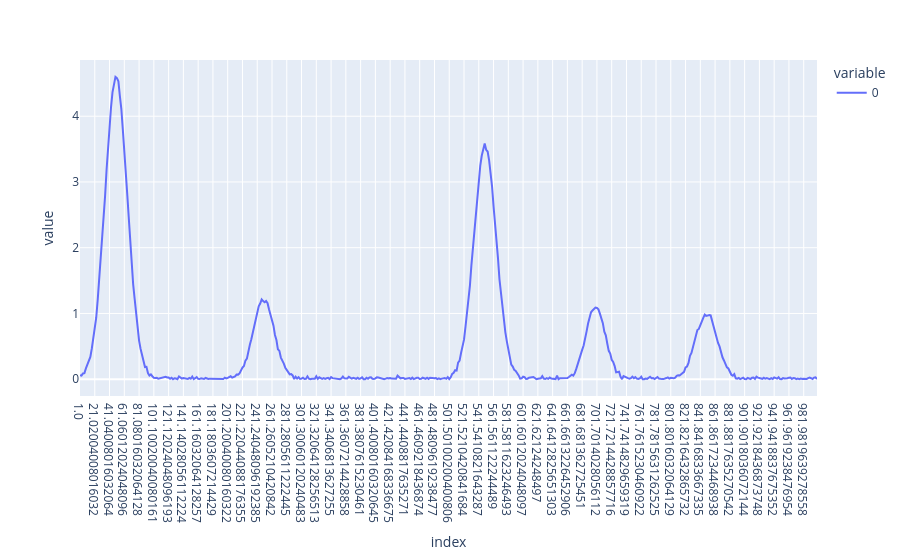

The code cell stored with this chart in its notebook:
### Code cell
pd.options.plotting.backend = 'plotly' # setting plotly as the backend for pandas plotting 
plsda_results[4].T.plot()

### Figure 1 — Plotly figure (JSON) as saved in the notebook; plotly's stock layout.template omitted (floating-point values rounded to 4 significant figures; data arrays with more than 128 entries replaced by an {"elided": "..."} marker saying what was removed)
{"data": [{"hovertemplate": "variable=0<br>index=%{x}<br>value=%{y}<extra></extra>", "legendgroup": "0", "line": {"color": "#636efa", "dash": "solid"}, "marker": {"symbol": "circle"}, "mode": "lines", "name": "0", "orientation": "v", "showlegend": true, "type": "scatter", "x": {"elided": "500 str values"}, "xaxis": "x", "y": {"elided": "500 float values"}, "yaxis": "y"}], "layout": {"legend": {"title": {"text": "variable"}, "tracegroupgap": 0}, "margin": {"t": 60}, "xaxis": {"anchor": "y", "domain": [0, 1], "title": {"text": "index"}}, "yaxis": {"anchor": "x", "domain": [0, 1], "title": {"text": "value"}}}}
